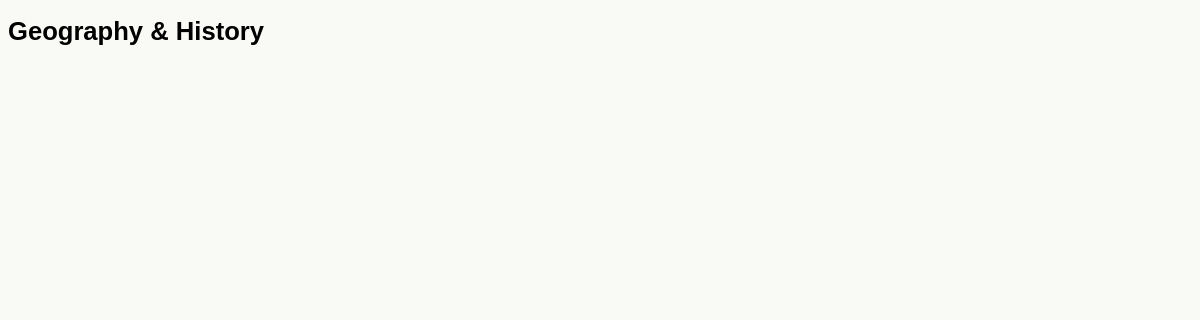
The page /sites/geographyhistory.php on the database as committed earlier.
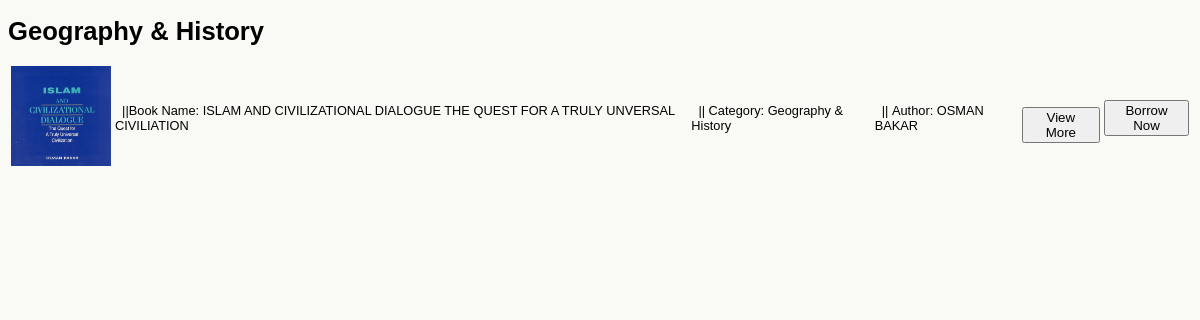
The same page on the database as committed later.
### tables this page shows
CREATE TABLE `book` (
  `ID` int(11) NOT NULL,
  `Name` varchar(100) NOT NULL,
  `Category` varchar(100) NOT NULL,
  `PublishDate` date NOT NULL,
  `Author` varchar(100) NOT NULL,
  `Description` varchar(1000) NOT NULL,
  `ISBNNumber` varchar(100) NOT NULL,
  `Image` text NOT NULL,
  `PublishPlace` varchar(100) NOT NULL,
  `Price` decimal(10,0) NOT NULL
);

### sites/geographyhistory.php (the view, shortened to what this page needs)
<!DOCTYPE html>
<html>
<head>
    <link rel="stylesheet" type="text/css" href="css/mystyle.css">
</head>
<body class="fontp">
<?php
include 'repositories/conn.php';
echo "<p><h1>Geography & History</h1></p>";
echo "<table>";
$result = mysqli_query($conn, "SELECT * FROM `book` WHERE `Category` = 'Geography & History';");
while($row = mysqli_fetch_row($result)){
    echo '<tr><td><img style="height: 100px; width: 100px;" src="images/uploads/'.$row[7].'"></td>';
    echo "<td>&nbsp ||Book Name: $row[1]</td>";
    echo "<td>&nbsp ||&nbspCategory: $row[2]</td>";
    echo "<td>&nbsp ||&nbspAuthor: $row[4]</td>";
    echo "<td>&nbsp<a href=viewdetailbook.php?ID=$row[0]><button type='button'>View More</button><a></td>";
    echo "<td style='color:red'><a href=borrow.php?ID=$row[0]><button type='button'>Borrow Now</button></td>";
    echo "</tr>";
    }
echo "</table>";
?>
</body>
</html>

Rows that differ between the two databases and show on the page:
added book: Image (picture), Name "ISLAM AND CIVILIZATIONAL DIALOGUE THE QUEST FOR A TRULY UNVERSAL CIVILIATION", Category "Geography & History", Author "OSMAN BAKAR"
